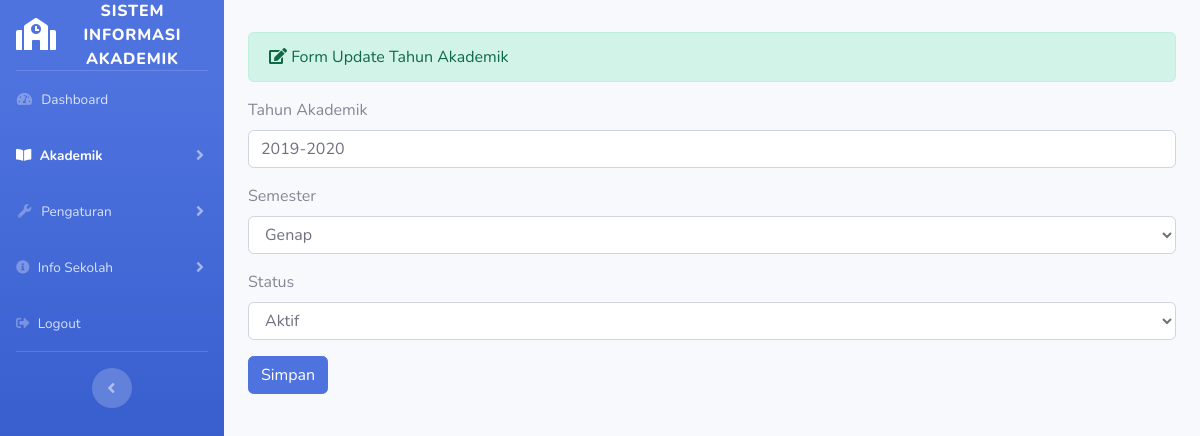
Screenshot of /admin/tahun_akademik/update/1 with the database file from the repository.
### tables this page shows
CREATE TABLE `tahun_akademik` (
  `id_thn_akademik` int(11) NOT NULL,
  `tahun_akademik` varchar(20) NOT NULL,
  `semester` varchar(20) NOT NULL,
  `status` varchar(20) NOT NULL
);

### application/controllers/admin/tahun_akademik.php (called while the page is built, shortened)
<?php
class Tahun_akademik extends CI_Controller
{
    public function update($id)
    {
        $where                  = array('id_thn_akademik' => $id);
        $data['tahun_akademik'] = $this->tahunakademik_model->edit_data($where, 'tahun_akademik')->result();
        $this->load->view('templates_admin/header_dashboard');
        $this->load->view('templates_admin/sidebar2');
        $this->load->view('admin/tahun_akademik_update', $data);
        $this->load->view('templates_admin/footer');
    }
}

### index.php (called while the page is built, shortened)
<?php
require_once BASEPATH.'core/CodeIgniter.php';

### application/models/tahunakademik_model.php (called while the page is built, shortened)
<?php
class Tahunakademik_model extends CI_Model
{
    public function edit_data($where, $table)
    {
        return $this->db->get_where($table, $where);
    }
}

### application/views/admin/tahun_akademik_update.php (the view, shortened to what this page needs)
<div class="container-fluid">
    <div class="alert alert-success" role="alert">
        <i class="fa fa-edit"></i> Form Update Tahun Akademik
    </div>
    <?php foreach ($tahun_akademik as $ta) : ?>
        <form method="post" action="<?php echo base_url('admin/tahun_akademik/update_aksi') ?>">
            <div class="form-group">
                <label>Tahun Akademik</label>
                <input type="text" name="tahun_akademik" class="form-control" value="<?php echo $ta->tahun_akademik ?>">
            </div>
            <div class="form-group">
                <label>Semester</label>
                <select name="semester" class="form-control">
                    <option><?php echo $ta->semester ?></option>
                </select>
            </div>
            <div class="form-group">
                <label>Status</label>
                <select name="status" class="form-control">
                    <option><?php echo $ta->status ?></option>
                </select>
            </div>
            <button type="submit" class="btn btn-primary">Simpan</button>
        </form>
    <?php endforeach; ?>
</div>

### rows the page displays
tahun_akademik: tahun_akademik "2019-2020", semester "Genap", status "Aktif"
